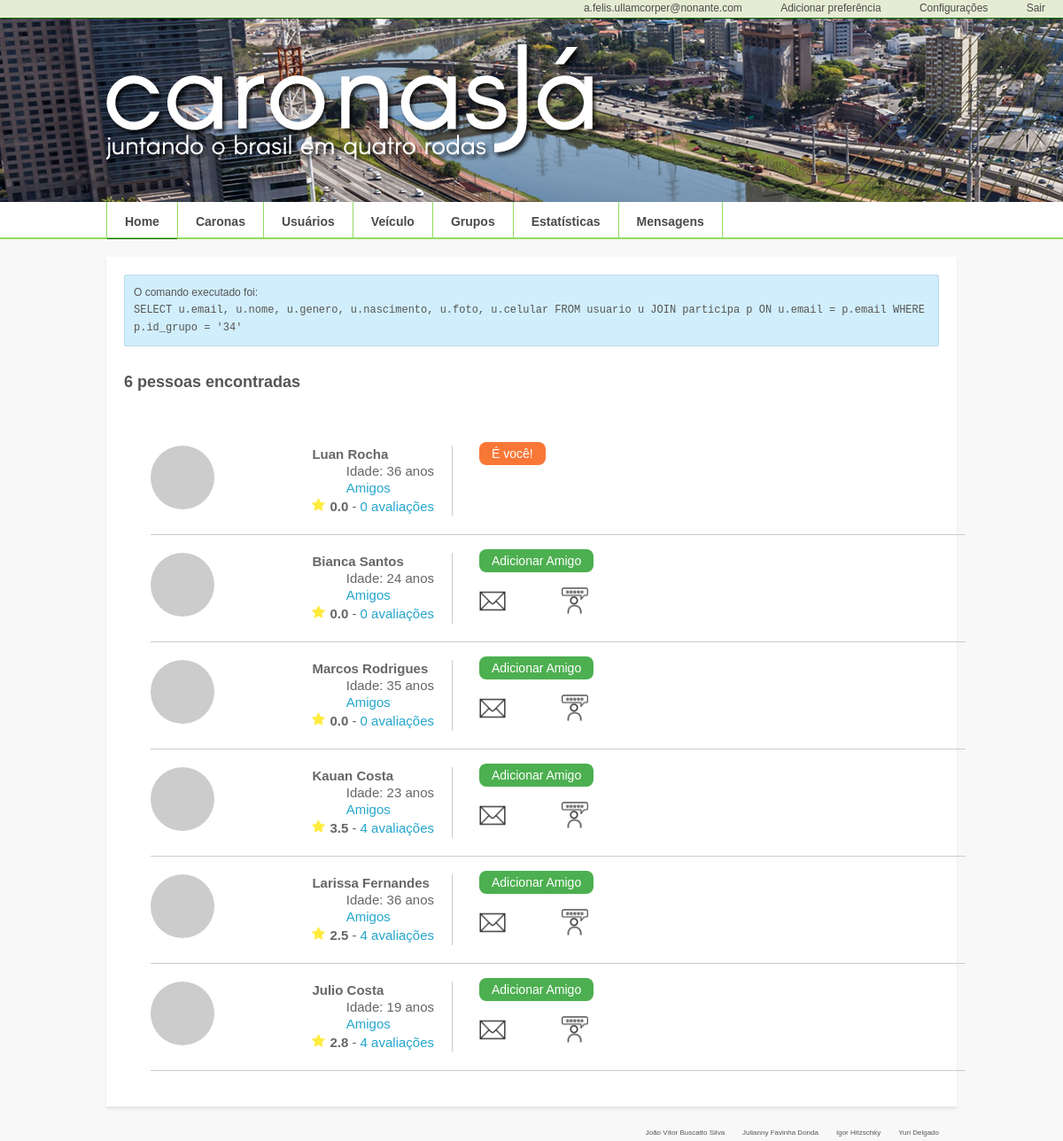
Page /listaUsuarios/grupo=34 (signed in) on the committed database.
### tables this page shows
CREATE TABLE usuario (
	email			VARCHAR(100) NOT NULL,
	senha			CHAR(64) COMMENT "Senha criptografada em 64 bytes",
foto			VARCHAR(255) COMMENT "Caminho do arquivo da foto",
	nome			VARCHAR(50),
	genero			CHAR(1),
	nascimento		DATE,
	celular			VARCHAR(14),
	PRIMARY KEY 		(email)
);

### protected/classes/Login.php (called while the page is built, shortened)
<?php
	class Login extends DBOp {
		public static function isLogged() {
			if(isset($_SESSION['logged'])) {
				if($_SESSION['logged']) {
					return true;
				} else {
					return false;
				}
			} else {
				return false;
			}
		}
	}
?>

### protected/classes/Usuario.php (called while the page is built, shortened)
<?php
	class Usuario extends DBOp {
		public static function tableName() {
			return 'usuario';
		}
		public static function getFields() {
			return 'u.email, u.nome, u.genero, u.nascimento, u.foto, u.celular';
		}
		public function findByGrupo($id){
			if (parent::checkConnection()) {
				$query = "SELECT ".self::getFields()." FROM ".self::tableName()." u JOIN participa p ON u.email = p.email WHERE p.id_grupo = ?";
				if($stmt = $this->con->prepare($query)) {
					$stmt->bind_param('i', $id);
					$stmt->execute();
					$stmt->store_result();
					$stmt->bind_result($email, $nome, $genero, $nascimento, $foto, $celular);
					$rows = array();
					if($stmt->num_rows >= 1) {
						$this->rows = $stmt->num_rows;
						while($row = $stmt->fetch()) {
							$rows[] = array(
								'email' => $email,
								'nome' => $nome,
								'genero' => $genero,
								'nascimento' => $nascimento,
								'foto' => $foto,
								'celular' => $celular
								);
						}
						return $rows;
					} else {
						$this->rows = 0;
						return $rows;
					}
				} else {
					return false;
				}
			} else {
				parent::getMsg('error', 'Não existe uma conexão com o banco. Inicialize uma antes de realizar essa operação.');
				return false;
			}
		}
	}
?>

### protected/libs/DBOp.php (called while the page is built, shortened)
<?php
	class DBOp extends SiteHandler {
		public $con;
		private function connect($host, $user, $pass, $db) {
			try {
				$this->con = new mysqli($host, $user, $pass, $db);
			} catch (Exception $e ) {
				parent::getAlert('Falha na conexao. Verfique se os dados estao corretos.');
			}
		}
		public function checkConnection() {
			if($this->con->ping()) {
				return true;
			} else {
				return false;
			}
		}
	}
?>

### protected/classes/Avalia.php (called while the page is built, shortened)
<?php
	class Avalia extends DBOp {
		public static function tableName() {
			return 'avalia';
		}
		public function getCountAvgNotas($email_avaliado) {
			if (parent::checkConnection()) {
				$query = "SELECT COUNT(a.nota), AVG(a.nota) FROM ".self::tableName()." a WHERE a.email_avaliado = '".$email_avaliado."' GROUP BY a.email_avaliado";
				if($stmt = $this->con->prepare($query)) {
					$stmt->execute();
					$stmt->store_result();
					$stmt->bind_result($count_nota, $avg_nota);
					$rows = array();
					if($stmt->num_rows >= 1) {
						while($row = $stmt->fetch()) {
							$rows[] = array(
								'count_nota' => $count_nota,
								'avg_nota' => $avg_nota
								);
						}
						return $rows;
					} else {
						return $rows;
					}
				} else {
					return false;
				}
			} else {
				parent::getMsg('error', 'Não existe uma conexão com o banco. Inicialize uma antes de realizar essa operação.');
				return false;
			}
		}
	}
?>

### protected/classes/Amizade.php (called while the page is built, shortened)
<?php
	class Amizade extends DBOp {
		public static $query;
		public static function tableName() {
			return 'amizade';
		}
		public function findByEmail($email_amigo1, $email_amigo2) {
			if(parent::checkConnection()) {
				$query = "SELECT a.email_amigo1, a.email_amigo2, a.data_inicio FROM ".self::tableName(). " a WHERE (a.email_amigo1 = ? AND a.email_amigo2 = ?) OR (a.email_amigo2 = ? AND a.email_amigo1 = ?)";
				self::$query = "SELECT a.email_amigo1, a.email_amigo2, a.data_inicio FROM ".self::tableName(). " a WHERE a.email_amigo1 = '$email_amigo1' AND a.email_amigo2 = '$email_amigo2'";
				if($stmt = $this->con->prepare($query)) {
					$stmt->bind_param('ssss', $email_amigo1, $email_amigo2, $email_amigo1, $email_amigo2);
					$stmt->execute();
					$stmt->store_result();
					$stmt->bind_result($email_amigo1, $email_amigo2, $data_inicio);
					$rows = array();
					if($stmt->num_rows >= 1) {
						$this->rows = $stmt->num_rows;
						while($row = $stmt->fetch()) {
							$rows[] = array(
								'email_amigo1' => $email_amigo1,
								'email_amigo2' => $email_amigo2,
								'data_inico' => $data_inicio
								);
						}
						return $rows;
					} else {
						$this->rows = 0;
						return $rows;
					}
				} else {
					echo self::$query;
					return false;
				}
			} else {
				parent::getMsg('error', 'Não existe uma conexão com o banco. Inicialize uma antes de realizar essa operação.');
				return false;
			}
		}
	}
?>

### app/pages/listausuarios.php (the view, shortened to what this page needs)
	<?php
	$usuario = new Usuario;
	$amizade = new Amizade;
	$date = new DateTime('today');
	$listas = array ();
	if(isset($_GET['nome']) && !empty($_GET['nome'])) {
		$nome = $_GET['nome'];
		$listas = $usuario->findByNome($nome);
	} else if (isset($_GET['grupo'])) {
		$grupo = $_GET['grupo'];
		$listas = $usuario->findByGrupo($grupo);
	}else if (isset($_GET['email'])){
		$email = $_GET['email'];
		$listas = $usuario->findFriends($email);
	}else if (isset($_GET['carona'])) {
		$carona = $_GET['carona'];
		$listas = $usuario->findByCarona($carona);
	} else {
		$listas = $usuario->selectAll();
	}
	SiteHandler::getQueryAlert(Usuario::$query);
	?>
<div class="default-list">
	<div class="totalbusca">
		<?php if($usuario->rows > 0) { ?>
		<span><?= $usuario->rows ?>&nbsp;</span><h1>pessoas encontradas</h1>
		<?php } else { ?>
		<h1>Nenhuma pessoa foi encontrada.</h1>
		<?php
		}
		?>
	</div>
	<?php
		foreach($listas as $item) {
		$avalia = new Avalia;
		$nota = $avalia->getCountAvgNotas($item['email']);
		if ($avalia->rows < 1){
			$nota[0]['avg_nota'] = 0;
			$nota[0]['count_nota'] = 0;
		}
	?>
	<div class="line">
		<div class="col4">
			<div class="info">
				<img src="<?= $item['foto'] ?>" width="72" height="72">
				<span class="username"><b><?= $item['nome'] ?></b> <br>
				<span class="username">Idade: <?= $date->diff(date_create($item['nascimento']))->y ?> anos <br>
				<a href="<?= PATH_HREF ?>listaUsuarios/email=<?= $item['email'] ?>"> Amigos </a>
				</span>
				<div class="trust">
					<p>
						<img src="<?= PATH.'resources/'?>star.png" width="15" height="15">
						<span class="dark"><?= number_format($nota[0]['avg_nota'],1) ?>&nbsp;</span>
						<span class="light"> - <a href ="<?= PATH_HREF ?>listaAvalia/email=<?= $item['email'] ?>"><?= $nota[0]['count_nota'] ?> avaliações </a></span>
					</p>
				</div>
			</div>
		</div>
			<div class = "icons col3">
				<?php
					 if($_SESSION['email'] == $item['email']) { ?>
					<a class="br">É você!</a> <br> <br>
					<?php } else {
					if($amizade->rows >= 1): ?>
					<a class="br">Vocês são amigos</a> <br> <br>
				<?php elseif($_SESSION['email'] !== $item['email']): ?>
					<a href="<?= PATH_HREF  ?>action/amigo/<?= $item['email'] ?>/<?= $_SESSION['email'] ?>" class="btn">Adicionar Amigo</a> <br> <br>
				<?php endif; ?>
					<a href= "<?= PATH_HREF ?>enviarMensagem/email=<?= $item['email'] ?>"><img src = "<?= PATH.'resources/'?>msg.png" width="30" height="30"></a>
					<a href= "<?= PATH_HREF ?>enviarAvaliacao/email=<?= $item['email'] ?>"><img src = "<?= PATH.'resources/'?>avaliar.png" width="30" height="30"></a>
					<?php } ?>
			</div>
	</div>
	<?php
		}
	?>
</div>

### app/includes/header.php (shortened to what this page needs)
<!DOCTYPE html>
<html lang="pt-br">
    <head>
		<link rel="stylesheet" href="<?= PATH.'css/' ?>bootstrap.css" />
		<link rel="stylesheet" href="<?= PATH.'css/' ?>style.css" />
    </head>
    <body>
        <header>
        <nav class="navbar navbar-default navbar-fixed-top">
            <div class="container">
                <ul>
                    <?php
                    if(!Login::isLogged()) {
                    ?>
                    <li><a href="<?= PATH_HREF ?>SignIn">Sign in</a></li>
                    <li><a href="<?= PATH_HREF ?>SignUp">Sign up</a></li>
                    <?php
                    } else {
                    ?>
                    <li><a href="SignIn"><?=  $_SESSION['email'] ?></a></li>
					<li><a href="<?= PATH_HREF ?>preferencia">Adicionar preferência</a></li>
					<li><a href="<?= PATH_HREF ?>Config">Configurações</a></li>
                    <li><a href="<?= PATH_HREF ?>action/Logout">Sair</a></li>
                    <?php
                        }
                    ?>
                </ul>
            </div>
        </nav>
            <div class="wrapper">
                <div id="logo">
                    <a href="<?= PATH_HREF ?>Home">
                       <img src="<?= PATH.'resources/'?>logotipo.png" alt ="Caronasjá">
                    </a>
                </div>
            </div>
        </header>
        <div id="menu-principal">
            <div class="wrapper">
					<nav id="menu">
						<ul>
							<li id = "first"><a id = "link" href="<?= PATH_HREF ?>Home" class="PrincipAtivo"><b>Home</b></a></li>
							<li id = "first" class = "dropdown"><a id = "link" data-toggle="dropdown" ><b>Caronas</b></a>
							</li>
							<li id = "first"><a id = "link" href="<?= PATH_HREF ?>buscaUsuarios"><b>Usuários</b></a></li>
							<li id = "first"><a id = "link"href="<?= PATH_HREF ?>veiculo"><b>Veículo</b></a></li>
							<li id = "first" class = "dropdown"><a id = "link" data-toggle="dropdown"><b>Grupos</b></a>
							</li>
							<li id = "first"><a id = "link"href="<?= PATH_HREF ?>estatisticas"><b>Estatísticas</b></a></li>
                            <li id = "first"><a id = "link"href="<?= PATH_HREF ?>listaMensagens"><b>Mensagens</b></a></li>
						</ul>
					</nav>
            </div>
        </div>
        <div class="wrapper">
            <div class="content">

### index.php (shortened to what this page needs)
<?php
    require_once("protected/classes/SiteHandler.php");
    require_once("protected/libs/DBOp.php");
    require_once("protected/classes/Usuario.php");
    require_once("protected/classes/Login.php");
	require_once("protected/classes/Avalia.php");
	require_once("protected/classes/Amizade.php");
    include_once("app/includes/header.php");
    $site = new SiteHandler;
    $permitidas = array('signin','signup');
    if(isset($_GET['p']) && !empty($_GET['p'])) {
        if($_GET['p'] == 'action') {
            require_once($site->getAction($_GET['s']));
        } else {
            if(in_array(strtolower($_GET['p']), $permitidas)) {
                require_once($site->getPage($_GET['p']));
            } else {
                if(Login::isLogged()) {
                    require_once($site->getPage($_GET['p']));
                } else {
                    SiteHandler::getAlert('Você precisa estar logado para acessar essa página.','error');
                    require_once($site->getLoginPage());
                }
            }
       }
    } else {
        require_once($site->getHome());
    }
    include_once("app/includes/footer.php");
?>

### protected/classes/SiteHandler.php (shortened to what this page needs)
<?php
	class SiteHandler {
		public static function getAlert($message, $type='error') {
			switch($type) {
				case 'advise':
					echo '<div class="alert adviseMsg">'.$message.'</div>';
					break;
			}
		}
		public static function getQueryAlert($query) {
			self::getAlert("O comando executado foi:<br> <span class=\"query\">".$query . "</span>", 'advise');
		}
	}
?>

### app/includes/footer.php
</div>
</div>
		<div class = "wrapper">
	    	<footer>
	    		<ul>
	    			<li>Yuri Delgado</li>
	    			<li>Igor Hitzschky</li>
	    			<li>Julianny Favinha Donda</li>
	    			<li>João Vítor Buscatto Silva</li>
	    		</ul>
	    	</footer>
	    </div>
	</body>
</html>

### rows in the picture
usuario: nome "Luan Rocha", nascimento "36", avg_nota "0.0", count_nota "0", shows "É você!"
usuario: nome "Bianca Santos", nascimento "24", avg_nota "0.0", count_nota "0"
usuario: nome "Marcos Rodrigues", nascimento "35", avg_nota "0.0", count_nota "0"
usuario: nome "Kauan Costa", nascimento "23", avg_nota "3.5", count_nota "4"
usuario: nome "Larissa Fernandes", nascimento "36", avg_nota "2.5", count_nota "4"
usuario: nome "Julio Costa", nascimento "19", avg_nota "2.8", count_nota "4"

### other values in the picture
$_SESSION['email'] "a.felis.ullamcorper@nonante.com"
$message "O comando executado foi: SELECT u.email, u.nome, u.genero, u.nascimento, u.foto, u.celular FROM usuario u JOIN participa p ON u.email = p.email WHERE p.id_grupo = '34'"
$usuario->rows "6"
